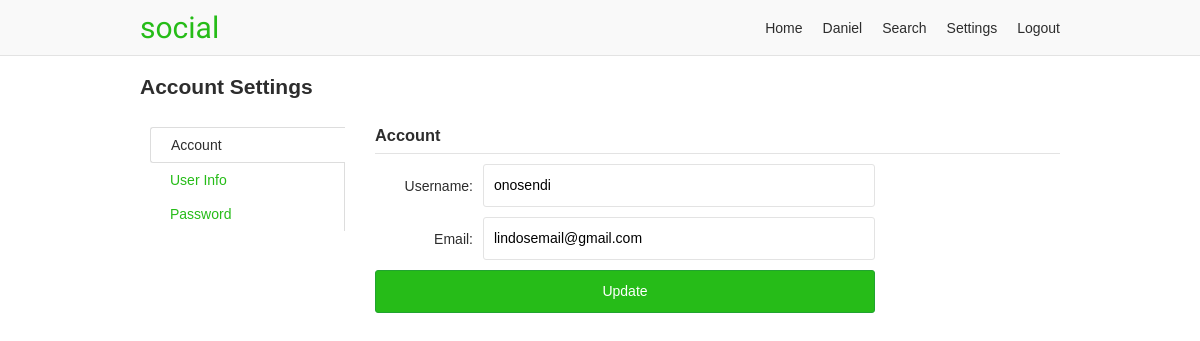
The app's page /settings/account (signed in), older data.
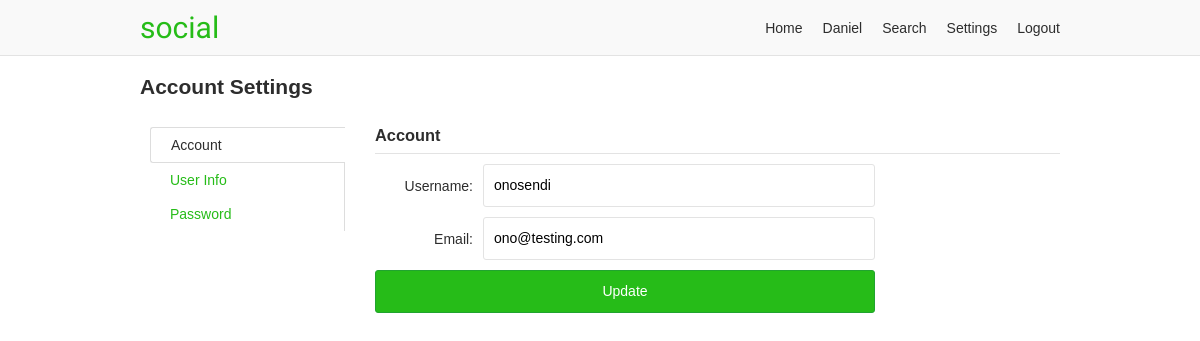
The same page, newer data.
### app/users/models/user.py (models this page shows, shortened)
class User(UserMixin, db.Model, BaseModel):
    username = db.Column(db.String(35), nullable=False, unique=True)
    email = db.Column(db.String(255), nullable=False, unique=True)
    password = db.Column(db.String(128), nullable=False)
    first_name = db.Column(db.String(35), nullable=False)
    last_name = db.Column(db.String(35), nullable=False)
    about_me = db.Column(db.Text)
    last_seen = db.Column(db.DateTime, default=datetime.utcnow)
    posts_per_page = db.Column(db.Integer, default=10, nullable=False)
    full_name = column_property(first_name + " " + last_name)
    followed = db.relationship(
        'User',
        secondary=followers,
        primaryjoin='followers.c.follower_id == User.id',
        secondaryjoin='followers.c.followed_id == User.id',
        backref=db.backref('followers', lazy='dynamic'),
        lazy='dynamic')
    post_author = db.relationship(
        'Post',
        foreign_keys='Post.author_id',
        backref='author', lazy='dynamic')
    post_recipient = db.relationship(
        'Post',
        foreign_keys='Post.recipient_id',
        backref='recipient', lazy='dynamic')

### app/users/views.py (the view)
@users.route('/settings/account', methods=['GET', 'POST'])
@login_required
def settings_account():
    form = SettingsAccount(current_user.username, current_user.email)
    if form.validate_on_submit():
        current_user.username = form.username.data
        current_user.email = form.email.data
        current_user.commit()
        flash('Your settings have been updated.')
        return redirect(url_for('users.settings_account'))
    elif request.method == 'GET':
        form.username.data = current_user.username
        form.email.data = current_user.email
    return render_template('users/settings/account.html', form=form)

### app/users/forms.py (shortened to what this page needs)
class SettingsAccount(FlaskForm):
    username = StringField('Username',
                           validators=[DataRequired(), Length(max=35)])
    email = StringField('Email',
                        validators=[DataRequired(), Email(), Length(max=255)])
    submit = SubmitField('Update')
    def __init__(self, original_username, original_email, *args, **kwargs):
        super(SettingsAccount, self).__init__(*args, **kwargs)
        self.original_username = original_username
        self.original_email = original_email

### app/users/models/user.py (called while the page is built)
@login.user_loader
def load_user(id):
    return User.query.get(int(id))

### app/users/views.py (called while the page is built)
@users.before_request
def before_request():
    if current_user.is_authenticated:
        if not current_user.active:
            return redirect(url_for('static_views.logout'))

### app/templates/users/settings/account.html (shortened to what this page needs)
{% extends "/base.html" %}
{% block content %}
<h2 class="page-title">Account Settings</h2>
<div class="grid-container">
  {% include "/users/settings/_settings-nav.html" %}
  <div class="settings-content">
    <h3 class="page-sub-title">Account</h3>
    <form method="post" novalidate>
      <div class="form-group">
        {{ form.username.label }}
        <div class="input-container">
          {% if form.username.errors %}
          {{ form.username(class="input-error", placeholder="Username") }}
          <p>{{ form.username.errors[0] }}</p>
          {% else %}
          {{ form.username(placeholder="Username") }}
          {% endif %}
        </div>
      </div>
      <div class="form-group">
        {{ form.email.label }}
        <div class="input-container">
          {% if form.email.errors %}
          {{ form.email(class="input-error", placeholder="Email") }}
          <p>{{ form.email.errors[0] }}</p>
          {% else %}
          {{ form.email(placeholder="Email") }}
          {% endif %}
        </div>
      </div>
      {{ form.submit }}
    </form>
  </div>
</div>
{% endblock %}

### app/templates/base.html (shortened to what this page needs)
<!doctype html>
<html lang="en">
<head>
  <link rel="stylesheet" href="{{ url_for('static', filename='css/layout.css') }}">
</head>
<body>
<div class="header-container">
  <header class="site-header responsive-container">
    <h1 class="branding"><a href="{{ url_for('static_views.index') }}">{{ APP_NAME }}</a></h1>
    {% if current_user.is_authenticated %}
    <ul class="primary-nav">
      <li><a href="{{ url_for('users.home') }}">Home</a></li>
      <li><a href="{{ url_for('users.profile', username=current_user.username) }}">{{ current_user.first_name }}</a></li>
      <li><a href="{{ url_for('users.search') }}">Search</a></li>
      <li><a href="{{ url_for('users.settings_account') }}">Settings</a></li>
      <li><a href="{{ url_for('static_views.logout') }}">Logout</a></li>
    </ul>
    {% endif %}
  </header>
</div>
<div class="responsive-container">
{% block content %}
{% endblock %}
</div>
</body>
</html>

Row changes from the older to the newer data that the page shows:
changed User "Daniel": email "lindosemail@gmail.com" → "ono@testing.com"
